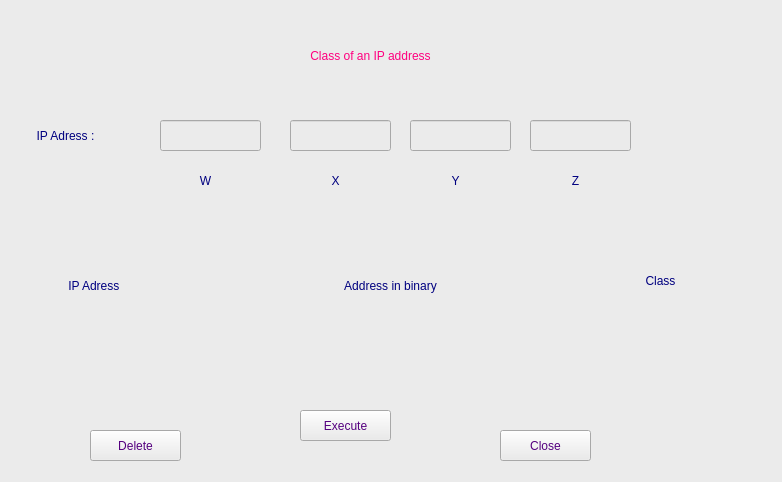
<?xml version="1.0" encoding="UTF-8"?>
<ui version="4.0">
 <class>Form</class>
 <widget class="QWidget" name="Form">
  <property name="geometry">
   <rect>
    <x>0</x>
    <y>0</y>
    <width>782</width>
    <height>482</height>
   </rect>
  </property>
  <property name="windowTitle">
   <string>Form</string>
  </property>
  <property name="styleSheet">
   <string notr="true">background-color: rgb(235, 235, 235);</string>
  </property>
  <widget class="QLabel" name="label">
   <property name="geometry">
    <rect>
     <x>-180</x>
     <y>-20</y>
     <width>47</width>
     <height>13</height>
    </rect>
   </property>
   <property name="text">
    <string>TextLabel</string>
   </property>
  </widget>
  <widget class="QLabel" name="label_2">
   <property name="geometry">
    <rect>
     <x>170</x>
     <y>30</y>
     <width>401</width>
     <height>51</height>
    </rect>
   </property>
   <property name="styleSheet">
    <string notr="true">color: rgb(255, 0, 127);
font: 75 24pt &quot;MS Shell Dlg 2&quot;;</string>
   </property>
   <property name="text">
    <string>Class of an IP address</string>
   </property>
   <property name="alignment">
    <set>Qt::AlignCenter</set>
   </property>
  </widget>
  <widget class="QLabel" name="label_3">
   <property name="geometry">
    <rect>
     <x>0</x>
     <y>120</y>
     <width>131</width>
     <height>31</height>
    </rect>
   </property>
   <property name="styleSheet">
    <string notr="true">color: rgb(0, 0, 127);
font: 75 16pt &quot;MS Shell Dlg 2&quot;;</string>
   </property>
   <property name="text">
    <string>IP Adress :</string>
   </property>
   <property name="alignment">
    <set>Qt::AlignCenter</set>
   </property>
  </widget>
  <widget class="QLineEdit" name="w">
   <property name="geometry">
    <rect>
     <x>160</x>
     <y>120</y>
     <width>101</width>
     <height>31</height>
    </rect>
   </property>
   <property name="styleSheet">
    <string notr="true">font: 75 14pt &quot;MS Shell Dlg 2&quot;;</string>
   </property>
  </widget>
  <widget class="QLineEdit" name="x">
   <property name="geometry">
    <rect>
     <x>290</x>
     <y>120</y>
     <width>101</width>
     <height>31</height>
    </rect>
   </property>
   <property name="styleSheet">
    <string notr="true">font: 75 14pt &quot;MS Shell Dlg 2&quot;;</string>
   </property>
  </widget>
  <widget class="QLineEdit" name="z">
   <property name="geometry">
    <rect>
     <x>530</x>
     <y>120</y>
     <width>101</width>
     <height>31</height>
    </rect>
   </property>
   <property name="styleSheet">
    <string notr="true">font: 75 14pt &quot;MS Shell Dlg 2&quot;;</string>
   </property>
  </widget>
  <widget class="QLineEdit" name="y">
   <property name="geometry">
    <rect>
     <x>410</x>
     <y>120</y>
     <width>101</width>
     <height>31</height>
    </rect>
   </property>
   <property name="styleSheet">
    <string notr="true">font: 75 14pt &quot;MS Shell Dlg 2&quot;;</string>
   </property>
  </widget>
  <widget class="QLabel" name="label_4">
   <property name="geometry">
    <rect>
     <x>180</x>
     <y>170</y>
     <width>51</width>
     <height>21</height>
    </rect>
   </property>
   <property name="styleSheet">
    <string notr="true">color: rgb(0, 0, 127);
font: 75 16pt &quot;MS Shell Dlg 2&quot;;</string>
   </property>
   <property name="text">
    <string>W</string>
   </property>
   <property name="alignment">
    <set>Qt::AlignCenter</set>
   </property>
  </widget>
  <widget class="QLabel" name="label_5">
   <property name="geometry">
    <rect>
     <x>310</x>
     <y>170</y>
     <width>51</width>
     <height>21</height>
    </rect>
   </property>
   <property name="styleSheet">
    <string notr="true">color: rgb(0, 0, 127);
font: 75 16pt &quot;MS Shell Dlg 2&quot;;</string>
   </property>
   <property name="text">
    <string>X</string>
   </property>
   <property name="alignment">
    <set>Qt::AlignCenter</set>
   </property>
  </widget>
  <widget class="QLabel" name="label_6">
   <property name="geometry">
    <rect>
     <x>430</x>
     <y>170</y>
     <width>51</width>
     <height>21</height>
    </rect>
   </property>
   <property name="styleSheet">
    <string notr="true">color: rgb(0, 0, 127);
font: 75 16pt &quot;MS Shell Dlg 2&quot;;</string>
   </property>
   <property name="text">
    <string>Y</string>
   </property>
   <property name="alignment">
    <set>Qt::AlignCenter</set>
   </property>
  </widget>
  <widget class="QLabel" name="label_7">
   <property name="geometry">
    <rect>
     <x>550</x>
     <y>170</y>
     <width>51</width>
     <height>21</height>
    </rect>
   </property>
   <property name="styleSheet">
    <string notr="true">color: rgb(0, 0, 127);
font: 75 16pt &quot;MS Shell Dlg 2&quot;;</string>
   </property>
   <property name="text">
    <string>Z</string>
   </property>
   <property name="alignment">
    <set>Qt::AlignCenter</set>
   </property>
  </widget>
  <widget class="QLabel" name="label_8">
   <property name="geometry">
    <rect>
     <x>30</x>
     <y>270</y>
     <width>131</width>
     <height>31</height>
    </rect>
   </property>
   <property name="styleSheet">
    <string notr="true">color: rgb(0, 0, 127);
font: 75 16pt &quot;MS Shell Dlg 2&quot;;</string>
   </property>
   <property name="text">
    <string>IP Adress </string>
   </property>
   <property name="alignment">
    <set>Qt::AlignCenter</set>
   </property>
  </widget>
  <widget class="QLabel" name="label_9">
   <property name="geometry">
    <rect>
     <x>300</x>
     <y>270</y>
     <width>181</width>
     <height>31</height>
    </rect>
   </property>
   <property name="styleSheet">
    <string notr="true">color: rgb(0, 0, 127);
font: 75 16pt &quot;MS Shell Dlg 2&quot;;</string>
   </property>
   <property name="text">
    <string>Address in binary</string>
   </property>
   <property name="alignment">
    <set>Qt::AlignCenter</set>
   </property>
  </widget>
  <widget class="QLabel" name="label_10">
   <property name="geometry">
    <rect>
     <x>610</x>
     <y>270</y>
     <width>101</width>
     <height>21</height>
    </rect>
   </property>
   <property name="styleSheet">
    <string notr="true">color: rgb(0, 0, 127);
font: 75 16pt &quot;MS Shell Dlg 2&quot;;</string>
   </property>
   <property name="text">
    <string>Class</string>
   </property>
   <property name="alignment">
    <set>Qt::AlignCenter</set>
   </property>
  </widget>
  <widget class="QLabel" name="resip">
   <property name="geometry">
    <rect>
     <x>30</x>
     <y>330</y>
     <width>131</width>
     <height>21</height>
    </rect>
   </property>
   <property name="styleSheet">
    <string notr="true">font: 75 16pt &quot;MS Shell Dlg 2&quot;;</string>
   </property>
   <property name="text">
    <string/>
   </property>
   <property name="alignment">
    <set>Qt::AlignCenter</set>
   </property>
  </widget>
  <widget class="QLabel" name="resb">
   <property name="geometry">
    <rect>
     <x>210</x>
     <y>330</y>
     <width>371</width>
     <height>21</height>
    </rect>
   </property>
   <property name="styleSheet">
    <string notr="true">font: 75 16pt &quot;MS Shell Dlg 2&quot;;</string>
   </property>
   <property name="text">
    <string/>
   </property>
   <property name="alignment">
    <set>Qt::AlignCenter</set>
   </property>
  </widget>
  <widget class="QLabel" name="resc">
   <property name="geometry">
    <rect>
     <x>620</x>
     <y>320</y>
     <width>81</width>
     <height>31</height>
    </rect>
   </property>
   <property name="styleSheet">
    <string notr="true">font: 75 16pt &quot;MS Shell Dlg 2&quot;;</string>
   </property>
   <property name="text">
    <string/>
   </property>
   <property name="alignment">
    <set>Qt::AlignCenter</set>
   </property>
  </widget>
  <widget class="QPushButton" name="be">
   <property name="geometry">
    <rect>
     <x>300</x>
     <y>410</y>
     <width>91</width>
     <height>31</height>
    </rect>
   </property>
   <property name="styleSheet">
    <string notr="true">color: rgb(85, 0, 127);
font: 75 16pt &quot;MS Shell Dlg 2&quot;;</string>
   </property>
   <property name="text">
    <string>Execute</string>
   </property>
  </widget>
  <widget class="QPushButton" name="beff">
   <property name="geometry">
    <rect>
     <x>90</x>
     <y>430</y>
     <width>91</width>
     <height>31</height>
    </rect>
   </property>
   <property name="styleSheet">
    <string notr="true">color: rgb(85, 0, 127);
font: 75 16pt &quot;MS Shell Dlg 2&quot;;</string>
   </property>
   <property name="text">
    <string>Delete</string>
   </property>
  </widget>
  <widget class="QPushButton" name="bf">
   <property name="geometry">
    <rect>
     <x>500</x>
     <y>430</y>
     <width>91</width>
     <height>31</height>
    </rect>
   </property>
   <property name="styleSheet">
    <string notr="true">color: rgb(85, 0, 127);
font: 75 16pt &quot;MS Shell Dlg 2&quot;;</string>
   </property>
   <property name="text">
    <string>Close</string>
   </property>
  </widget>
 </widget>
 <resources/>
 <connections/>
</ui>
